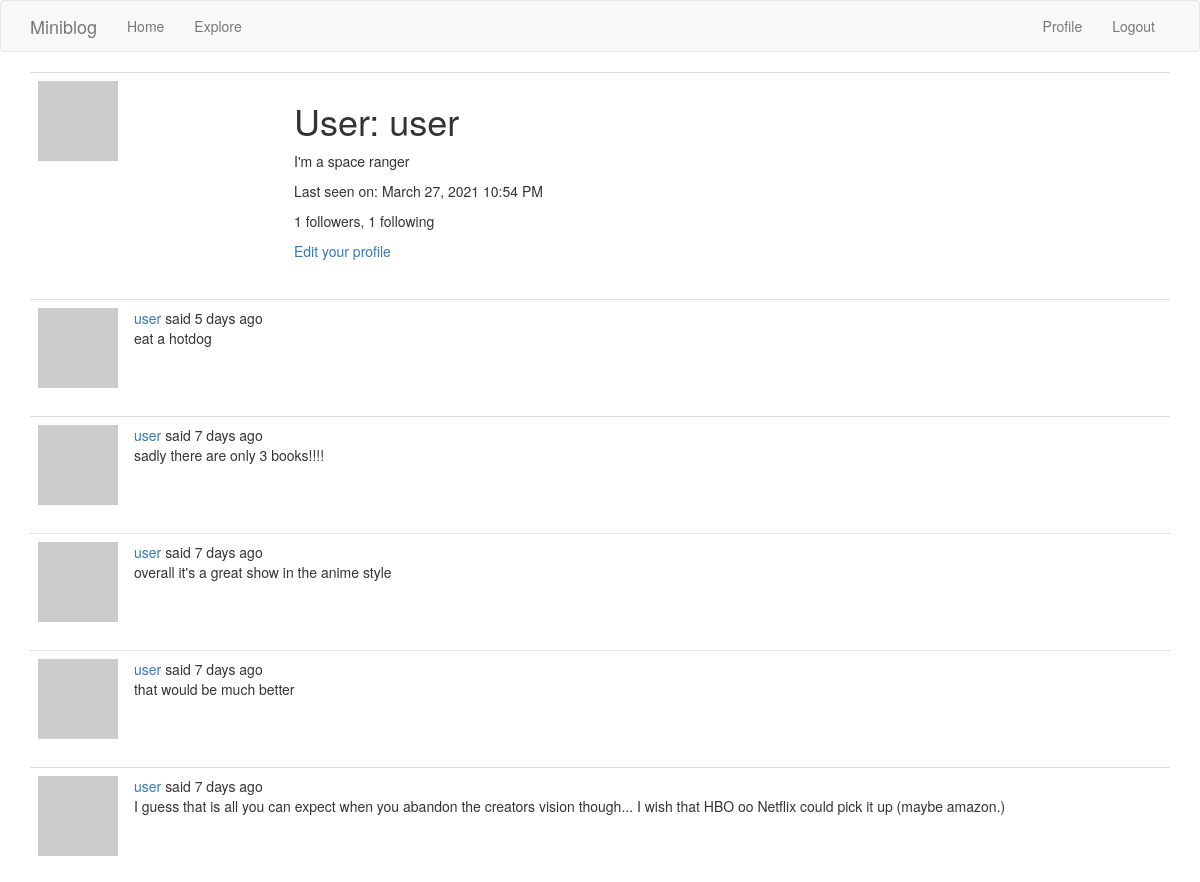
Before: /user/user (signed in, upper part) with the older database file.
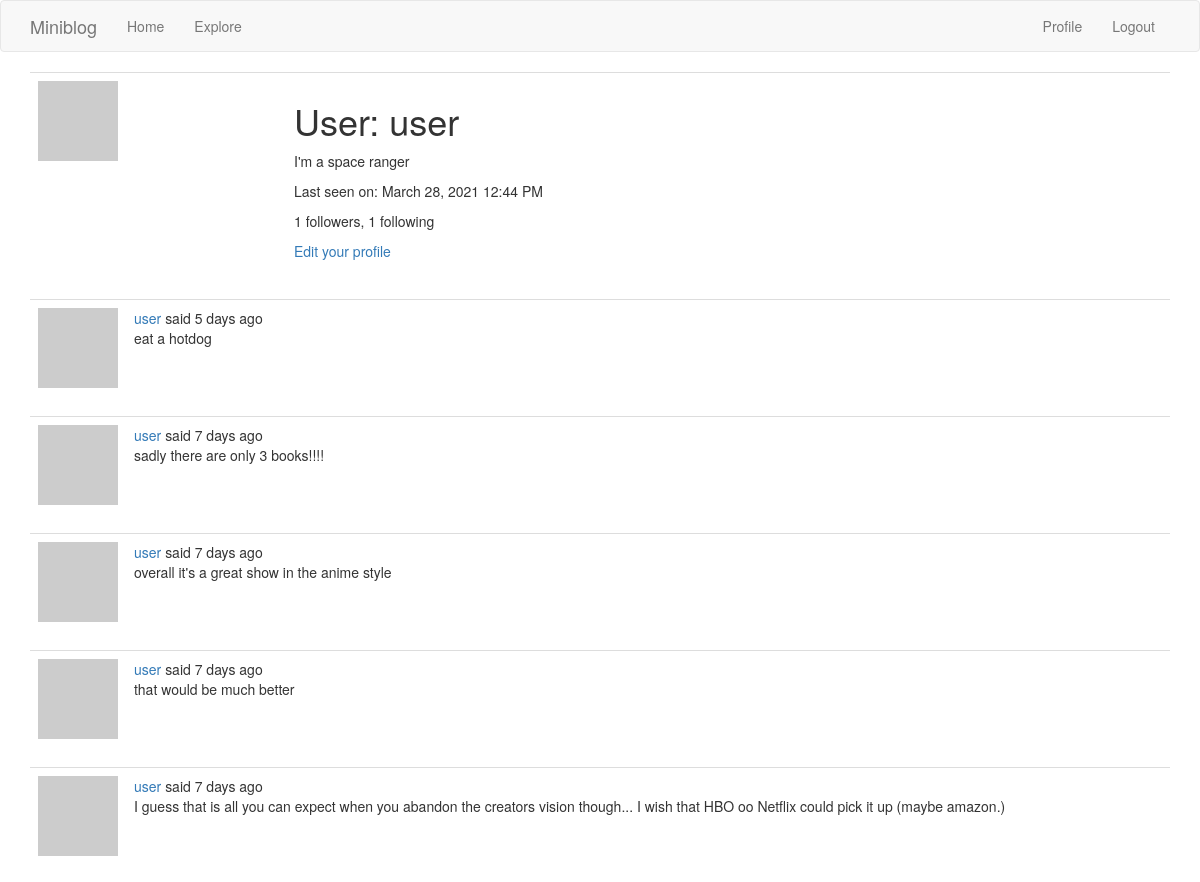
After: the same page with the newer database file.
### app/models.py (models this page shows, shortened)
class User(UserMixin, db.Model):  # Define the User Class and the UserMixin
    id = db.Column(db.Integer, primary_key=True)
    username = db.Column(db.String(64), index=True, unique=True)
    email = db.Column(db.String(120), index=True, unique=True)
    password_hash = db.Column(db.String(128))
    posts = db.relationship('Post', backref='author', lazy='dynamic')
    about_me = db.Column(db.String(240))
    last_seen = db.Column(db.DateTime, default=datetime.utcnow)
    followed = db.relationship(
        'User', secondary=followers,
        primaryjoin=(followers.c.follower_id == id),
        secondaryjoin=(followers.c.followed_id == id),
        backref=db.backref('followers', lazy='dynamic'), lazy='dynamic')
    def avatar(self, size):
        digest = md5(self.email.lower().encode('utf-8')).hexdigest()
        return 'hxxps://www.gravatar.com/avatar/{}?d=identicon&s={}'.format(
            digest, size
        )

class Post(db.Model):  # Define the Post Class and link to the User Class
    id = db.Column(db.Integer, primary_key=True)
    body = db.Column(db.String(240))
    timestamp = db.Column(db.DateTime, index=True, default=datetime.utcnow)
    user_id = db.Column(db.Integer, db.ForeignKey('user.id'))

### app/routes.py (the view)
@app.route('/user/<username>')
@login_required
def user(username):
    user = User.query.filter_by(username=username).first_or_404()
    page = request.args.get('page', 1, type=int)
    posts = user.posts.order_by(Post.timestamp.desc()).paginate(
        page, app.config['POSTS_PER_PAGE'], False)
    next_url = url_for('user', username=user.username, page=posts.next_num) \
        if posts.has_next else None
    prev_url = url_for('user', username=user.username, page=posts.prev_num) \
        if posts.has_prev else None
    form = EmptyForm()
    return render_template('user.html', user=user, posts=posts.items,
                           next_url=next_url, prev_url=prev_url, form=form)

### app/models.py (called while the page is built)
@login.user_loader
def load_user(id):
    return User.query.get(int(id))

### app/routes.py (called while the page is built)
@app.before_request
def before_request():
    if current_user.is_authenticated:
        current_user.last_seen = datetime.utcnow()
        db.session.commit()
    g.locale = str(get_locale())

### app/templates/user.html (shortened to what this page needs)
{% extends "base.html" %}
{% block app_content %}
    <table class="table table-hover">
        <tr>
            <td width="256px"><img src="{{ user.avatar(256) }}"></td>
            <td>
                <h1>{{ _('User') }}: {{ user.username }}</h1>
                {% if user.about_me %}<p>{{ user.about_me }}</p>{% endif %}
                {% if user.last_seen %}
                    <p>{{ _('Last seen on') }}: {{ moment(user.last_seen).format('LLL') }}</p>
                {% endif %}
                <p>{{ _('%(count)d followers', count=user.followers.count()) }}, {{ _('%(count)d following', count=user.followed.count()) }}</p>
                {% if user == current_user %}
                <p><a href="{{ url_for('edit_profile') }}">{{ _('Edit your profile') }}</a></p>
                {% endif %}
            </td>
        </tr>
    </table>
    {% for post in posts %}
        {% include '_post.html' %}
    {% endfor %}
{% endblock %}

### app/templates/base.html (shortened to what this page needs)
{% extends 'bootstrap/base.html' %}
{% block navbar %}
    <nav class="navbar navbar-default">
        <div class="container">
            <div class="navbar-header">
                <a class="navbar-brand" href="{{ url_for('index') }}">Miniblog</a>
            </div>
            <div class="collapse navbar-collapse" id="bs-example-navbar-collapse-1">
                <ul class="nav navbar-nav">
                    <li><a href="{{ url_for('index') }}">{{ _('Home') }}</a></li>
                    <li><a href="{{ url_for('explore') }}">{{ _('Explore') }}</a></li>
                </ul>
                <ul class="nav navbar-nav navbar-right">
                    {% if current_user.is_anonymous %}
                    <li><a href="{{ url_for('login') }}">{{ _('Login') }}</a></li>
                    {% else %}
                    <li><a href="{{ url_for('user', username=current_user.username) }}">{{ _('Profile') }}</a></li>
                    <li><a href="{{ url_for('logout') }}">{{ _('Logout') }}</a></li>
                    {% endif %}
                </ul>
            </div>
        </div>
    </nav>
{% endblock %}
{% block content %}
    <div class="container">
        {% block app_content %}{% endblock %}
    </div>
{% endblock %}

### app/templates/_post.html (shortened to what this page needs)
<table class="table table-hover">
    <tr>
        <td width="70px">
            <a href="{{ url_for('user', username=post.author.username) }}">
                <img src="{{ post.author.avatar(70) }}" />
            </a>
        </td>
        <td>
                {{ _('%(username)s said %(when)s',
                    username=user_link, when=moment(post.timestamp).fromNow()) }}
                    <br>
                {{ post.body }}
        </td>
    </tr>
</table>

Changed rows visible on the page:
changed User "User": last_seen "March 27, 2021 10:54 PM" → "March 28, 2021 12:44 PM"
